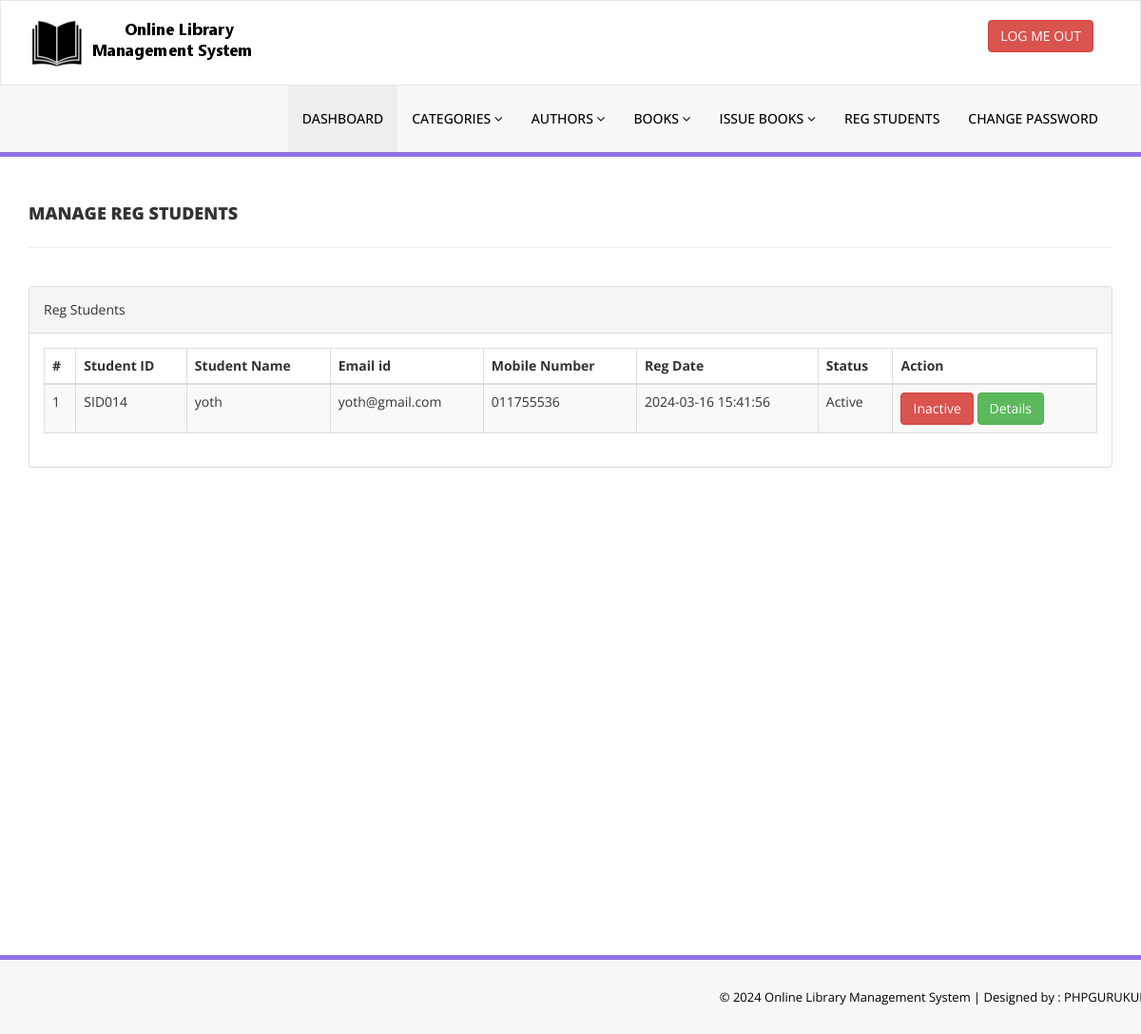
The app's page /admin/reg-students.php (signed in) with its own data.
### tables this page shows
CREATE TABLE `tblstudents` (
  `id` int(11) NOT NULL,
  `StudentId` varchar(100) DEFAULT NULL,
  `FullName` varchar(120) DEFAULT NULL,
  `EmailId` varchar(120) DEFAULT NULL,
  `MobileNumber` char(11) DEFAULT NULL,
  `Password` varchar(120) DEFAULT NULL,
  `Status` int(1) DEFAULT NULL,
  `RegDate` timestamp NULL DEFAULT CURRENT_TIMESTAMP,
  `UpdationDate` timestamp NULL DEFAULT NULL ON UPDATE CURRENT_TIMESTAMP
);

### admin/reg-students.php (the view, shortened to what this page needs)
<?php
include('includes/config.php');
if(strlen($_SESSION['alogin'])==0)
    {
header('location:index.php');
}
else{
    ?>
<!DOCTYPE html>
<html xmlns="http://www.w3.org/1999/xhtml">
<head>
    <link href="assets/css/bootstrap.css" rel="stylesheet" />
    <link href="assets/css/font-awesome.css" rel="stylesheet" />
    <link href="assets/js/dataTables/dataTables.bootstrap.css" rel="stylesheet" />
    <link href="assets/css/style.css" rel="stylesheet" />
</head>
<body>
<?php include('includes/header.php');?>
    <div class="content-wrapper">
         <div class="container">
        <div class="row pad-botm">
            <div class="col-md-12">
                <h4 class="header-line">Manage Reg Students</h4>
    </div>
        </div>
            <div class="row">
                <div class="col-md-12">
                    <div class="panel panel-default">
                        <div class="panel-heading">
                          Reg Students
                        </div>
                        <div class="panel-body">
                            <div class="table-responsive">
                                <table class="table table-striped table-bordered table-hover" id="dataTables-example">
                                    <thead>
                                        <tr>
                                            <th>#</th>
                                            <th>Student ID</th>
                                            <th>Student Name</th>
                                            <th>Email id </th>
                                            <th>Mobile Number</th>
                                            <th>Reg Date</th>
                                            <th>Status</th>
                                            <th>Action</th>
                                        </tr>
                                    </thead>
                                    <tbody>
<?php $sql = "SELECT * from tblstudents";
$query = $dbh -> prepare($sql);
$query->execute();
$results=$query->fetchAll(PDO::FETCH_OBJ);
$cnt=1;
if($query->rowCount() > 0)
{
foreach($results as $result)
{               ?>
                                        <tr class="odd gradeX">
                                            <td class="center"><?php echo htmlentities($cnt);?></td>
                                            <td class="center"><?php echo htmlentities($result->StudentId);?></td>
                                            <td class="center"><?php echo htmlentities($result->FullName);?></td>
                                            <td class="center"><?php echo htmlentities($result->EmailId);?></td>
                                            <td class="center"><?php echo htmlentities($result->MobileNumber);?></td>
                                             <td class="center"><?php echo htmlentities($result->RegDate);?></td>
                                            <td class="center"><?php if($result->Status==1)
                                            {
                                                echo htmlentities("Active");
                                            } else {
                                            echo htmlentities("Blocked");
}
                                            ?></td>
                                            <td class="center">
<?php if($result->Status==1)
 {?>
<a href="reg-students.php?inid=<?php echo htmlentities($result->id);?>" onclick="return confirm('Are you sure you want to block this student?');" >  <button class="btn btn-danger"> Inactive</button>
<?php } else {?>
<a href="reg-students.php?id=<?php echo htmlentities($result->id);?>" onclick="return confirm('Are you sure you want to active this student?');"><button class="btn btn-primary"> Active</button>
                                            <?php } ?>
<a href="student-history.php?stdid=<?php echo htmlentities($result->StudentId);?>"><button class="btn btn-success"> Details</button>
                                            </td>
                                        </tr>
 <?php $cnt=$cnt+1;}} ?>
                                    </tbody>
                                </table>
                            </div>
                        </div>
                    </div>
                </div>
            </div>
    </div>
    </div>
  <?php include('includes/footer.php');?>
</body>
</html>
<?php } ?>

### admin/assets/css/style.css (style rules this page uses)
.content-wrapper { margin-top: 40px; min-height:800px; padding-bottom:90px; }
.header-line { font-weight:900; padding-bottom:25px; border-bottom:1px solid #eeeeee; text-transform:uppercase; }
.pad-botm { padding-bottom:30px; }

### records on screen
tblstudents: StudentId "SID014", FullName "yoth", EmailId "yoth@gmail.com", MobileNumber "011755536", RegDate "2024-03-16 15:41:56"
